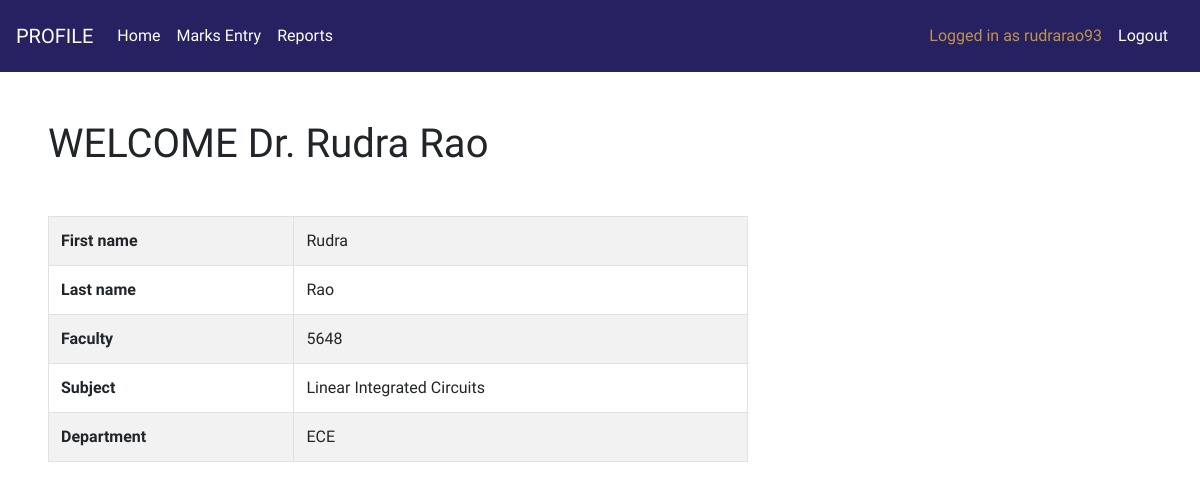
The app's page /thome/1 with its own data.
### App1/models.py (models this page shows)
class teacher_details(models.Model):
	fname=models.CharField(max_length=40)
	lname=models.CharField(max_length=40)
	f_code=models.IntegerField(unique=True)
	subject=models.CharField(max_length=20)
	dept=models.CharField(max_length=20)
	username=models.CharField(max_length=20,unique=True)
	pw=models.CharField(max_length=40)

### App1/views.py (the view)
# urls.py: path('thome/<int:id>',views.thome,name='thome'),
def thome(request,id):
	ob=teacher_details.objects.get(id=id)
	return render(request,'thome.html',{'id':id,'ob':ob})

### App1/templates/thome.html
{% extends 'tbase.html' %}
{% block content %}
	<table class="pr table table-bordered table-hover table-striped my-5 px-5 mx-5">
		<tr>
			<th>First name</th>
			<td>{{ob.fname}}</td>
		</tr>
		<tr>
			<th>Last name</th>
			<td>{{ob.lname}}</td>
		</tr>
		<tr>
			<th>Faculty</th>
			<td>{{ob.f_code}}</td>
		</tr>
		<tr>
			<th>Subject</th>
			<td>{{ob.subject}}</td>
		</tr>
		<tr>
			<th>Department</th>
			<td>{{ob.dept}}</td>
		</tr>
	</table>
{% endblock %}

### App1/templates/tbase.html (shortened to what this page needs)
<!DOCTYPE html>
<html>
<head>
	<link rel="stylesheet" href="https://cdnjs.cloudflare.com/ajax/libs/font-awesome/6.5.2/css/all.min.css" />
	<link rel="stylesheet" href="https://stackpath.bootstrapcdn.com/bootstrap/4.5.2/css/bootstrap.min.css">
<link rel="stylesheet" href="https://cdnjs.cloudflare.com/ajax/libs/font-awesome/6.5.2/css/all.min.css" />
</head>
<body>
	<nav class="navbar navbar-expand-lg">
  <a class="navbar-brand" href="{% url 'thome' id %}" class="my-3">PROFILE</a>
  <div class="collapse navbar-collapse" id="navbarNavAltMarkup">
    <div class="navbar-nav">
      <a class="nav-item nav-link" href="{% url 'thome' id %}">Home </a>
      <a class="nav-item nav-link" href="{% url 'marks_entry' id %}">Marks Entry</a>
      <a class="nav-item nav-link" href="{% url 'reports' id %}">Reports</a>
    </div>
      </div>
     <p class="my-3">Logged in as {{ob.username}}</p>
     <a href="{% url 'tlogin' %}" class="nav-item nav-link">Logout</a>
</nav>
	<h1 class="mx-5 my-5">WELCOME Dr. {{ob.fname}} {{ob.lname}}</h1>
	{% block content %}
	{% endblock %}
</body>
</html>

### App1/templates/tbase.html (style rules this page uses)
body { font-family: "Tenor Sans", sans-serif; }
.navbar { background-color: #262261; color: white; }
.navbar a { color: white; }
.navbar p { color:#c2914e; }
.table { width:700px; }

### records on screen
teacher_details: username "rudrarao93", fname "Rudra", lname "Rao", f_code "5648", subject "Linear Integrated Circuits", dept "ECE"
